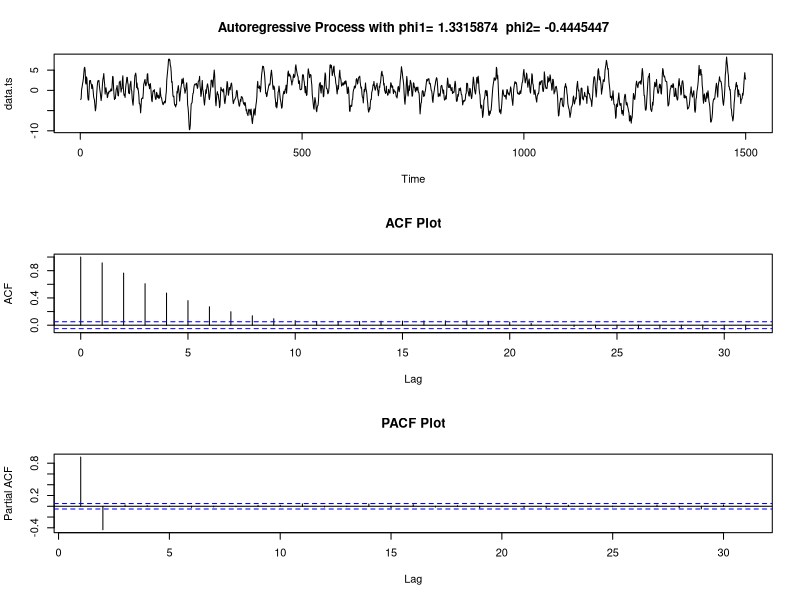

The R source for this figure:
#phi1 = 0.2; phi2 = 0.3; phi3=0.1; phi3.5= 0.01; phi4 = -0.1; phi5 = -0.3; phi6=-0.2;
#par(mfrow=c(3,1))
#data.ts = arima.sim(n = 1500, list(ar = c(phi1, phi2, phi3,phi3.5, phi4, phi5, phi6)))
#plot(data.ts, 
#     main = 
#       paste("Autoregressive Process with phi1=", phi.1," phi2=",phi.2 ) ) 
#acf(data.ts, type='correlation', main='ACF Plot')
#acf(data.ts, type='partial', main="PACF Plot")

phi1 = 1.3315874; phi2 = -0.4445447;
par(mfrow=c(3,1))
data.ts = arima.sim(n = 1500, list(ar = c(phi1, phi2)))
plot(data.ts, main = paste("Autoregressive Process with phi1=", phi1," phi2=",phi2 ) ) 
acf(data.ts, type='correlation', main='ACF Plot')
acf(data.ts, type='partial', main="PACF Plot")